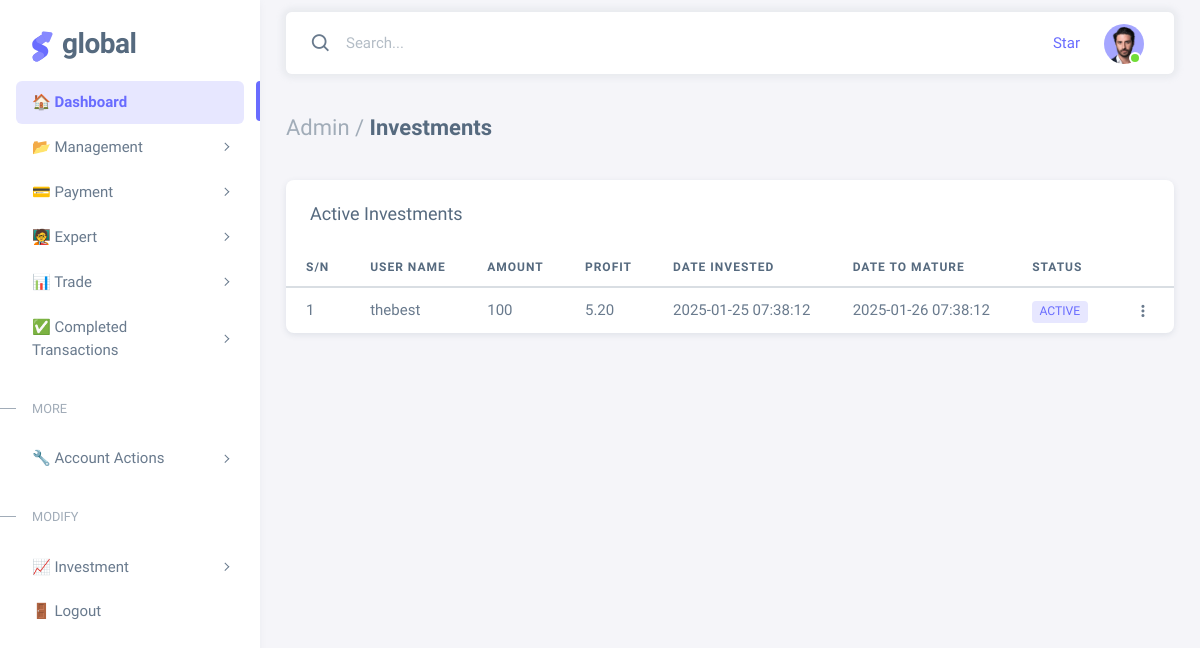
/admin/delayinvest.php, run on an earlier commit of the app's database.
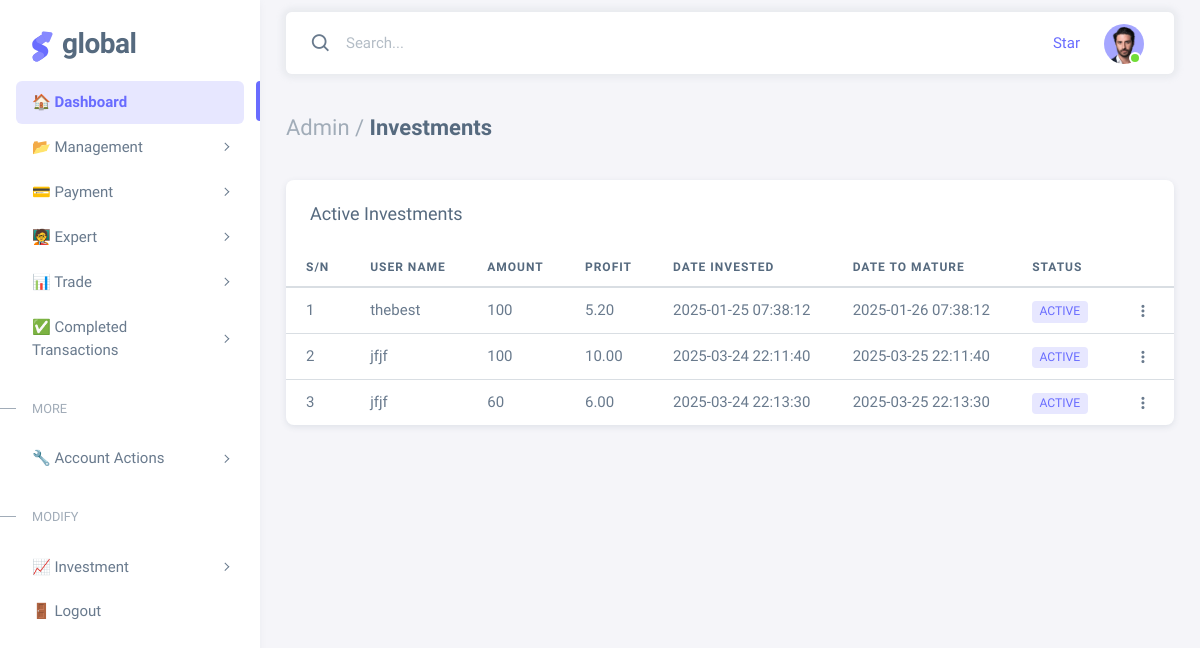
And on a later commit of the database.
### tables this page shows
CREATE TABLE `investments` (
  `id` int(11) NOT NULL,
  `user_id` int(11) NOT NULL,
  `plan` varchar(255) NOT NULL,
  `amount` varchar(100) NOT NULL,
  `email` varchar(100) NOT NULL,
  `profit` decimal(10,2) NOT NULL,
  `number_of_day` int(11) NOT NULL,
  `total` varchar(255) NOT NULL,
  `date_invested` varchar(100) NOT NULL,
  `date_to_mature` varchar(100) NOT NULL,
  `ends_on` varchar(100) NOT NULL,
  `status` int(11) NOT NULL
);

CREATE TABLE `users` (
  `id` int(11) NOT NULL,
  `user` varchar(100) NOT NULL,
  `name` varchar(100) NOT NULL,
  `email` varchar(100) NOT NULL,
  `phone` varchar(100) NOT NULL,
  `profile_image` varchar(300) NOT NULL,
  `password` varchar(100) NOT NULL,
  `country` varchar(100) NOT NULL,
  `wallet` varchar(100) NOT NULL DEFAULT '0',
  `ref_wallet` varchar(100) NOT NULL DEFAULT '0',
  `gain_wallet` varchar(100) NOT NULL DEFAULT '0',
  `total_deposit` float NOT NULL,
  `total_withdrawal` float NOT NULL,
  `trading_commission` int(11) NOT NULL,
  `pending_investment` int(11) NOT NULL,
  `referral_balance` int(11) NOT NULL,
  `referral` int(11) NOT NULL,
  `account_warning` enum('no','yes') NOT NULL,
  `restriction` enum('no','yes') NOT NULL,
  `promo_won` varchar(100) NOT NULL,
  `ref_id` varchar(100) NOT NULL,
  `referree` varchar(100) NOT NULL,
  `date_registered` varchar(100) NOT NULL,
  `paid_ref` varchar(11) NOT NULL,
  `dn_with` int(11) NOT NULL,
  `status` varchar(11) NOT NULL,
  `kycstatus` enum('null','pending','declined','approved') NOT NULL,
  `copy_balance` varchar(255) NOT NULL DEFAULT '0',
  `copy_rise` varchar(255) NOT NULL DEFAULT '1:2',
  `copy_expert` int(11) NOT NULL
);

### admin/delayinvest.php (the view, shortened to what the changed rows need)
<?php
include('../server/connection.php');
?>
<!DOCTYPE html>
<html lang="en" class="light-style layout-menu-fixed " dir="ltr" data-theme="theme-default" data-assets-path="assets/" data-template="vertical-menu-template-free">
<head>
  <link rel="stylesheet" href="assets/vendor/fonts/boxicons.css" />
  <link rel="stylesheet" href="assets/vendor/css/core.css" class="template-customizer-core-css" />
  <link rel="stylesheet" href="assets/vendor/css/theme-default.css" class="template-customizer-theme-css" />
  <link rel="stylesheet" href="assets/css/demo.css" />
  <link rel="stylesheet" href="assets/vendor/libs/perfect-scrollbar/perfect-scrollbar.css" />
</head>
<body>
  <div class="layout-wrapper layout-content-navbar  ">
    <div class="layout-container">
      <div class="layout-page">
        <div class="content-wrapper">
          <div class="container-xxl flex-grow-1 container-p-y">
            <div class="card">
              <div class="table-responsive text-nowrap">
                <table class="table">
                  <thead>
                    <tr>
                      <th>S/N</th>
                      <th>User Name</th>
                      <th>Amount</th>
                      <th>profit</th>
                      <th>Date Invested</th>
                      <th>Date To Mature</th>
                      <th>Status</th>
                    </tr>
                  </thead>
                  <tbody class="table-border-bottom-0">
                    <?php
                    $sql = mysqli_query($connection, "SELECT * FROM `investments` WHERE `status` = '0'");
                    if (mysqli_num_rows($sql)) {
                      $count = 1;
                      while ($details = mysqli_fetch_assoc($sql)) {
                    ?>
                        <tr>
                          <td><?php echo $count ?></td>
                          <td>
                            <?php
                              $id = $details['user_id'];
                              $get_user = mysqli_query($connection, "SELECT * FROM `users` WHERE `id` = '$id'");
                              $user = mysqli_fetch_assoc($get_user);
                              echo $user['name'];
                            ?>
                          </td>
                          <td><?php echo $details['amount'] ?></td>
                          <td><?php echo $details['profit'] ?></td>
                          <td><?php echo $details['date_invested'] ?></td>
                          <td><?php echo $details['date_to_mature'] ?></td>
                          <td>
                            <?php
                                if ($details['status'] == 0) {
                                  echo "<span class=\"badge bg-label-primary me-1\">ACTIVE</span>";
                                } else if ($details['status'] == 1) {
                                  echo "<span class=\"badge bg-label-warning me-1\">DONE</span>";
                                } else {
                                  echo "<span class=\"badge bg-label-danger me-1\">UNDEFINED</span>";
                                }
                            ?>
                          </td>
                          <td>
                            <div class="dropdown">
                              <button type="button" class="btn p-0 dropdown-toggle hide-arrow" data-bs-toggle="dropdown"><i class="bx bx-dots-vertical-rounded"></i></button>
                            </div>
                          </td>
                        </tr>
                    <?php $count++;
                      }
                    } else {
                      ?> <p style="color:red">Table is empty</p> <?php
                    } ?>
                  </tbody>
                </table>
              </div>
            </div>
          </div>
        </div>
      </div>
    </div>
  </div>
</body>
</html>

What changed in the data, as far as the page shows it:
added investments: user.name "jfjf", amount "100", profit "10.00", date_invested "2025-03-24 22:11:40", date_to_mature "2025-03-25 22:11:40", status "ACTIVE"
added investments: user.name "jfjf", amount "60", profit "6.00", date_invested "2025-03-24 22:13:30", date_to_mature "2025-03-25 22:13:30", status "ACTIVE"
